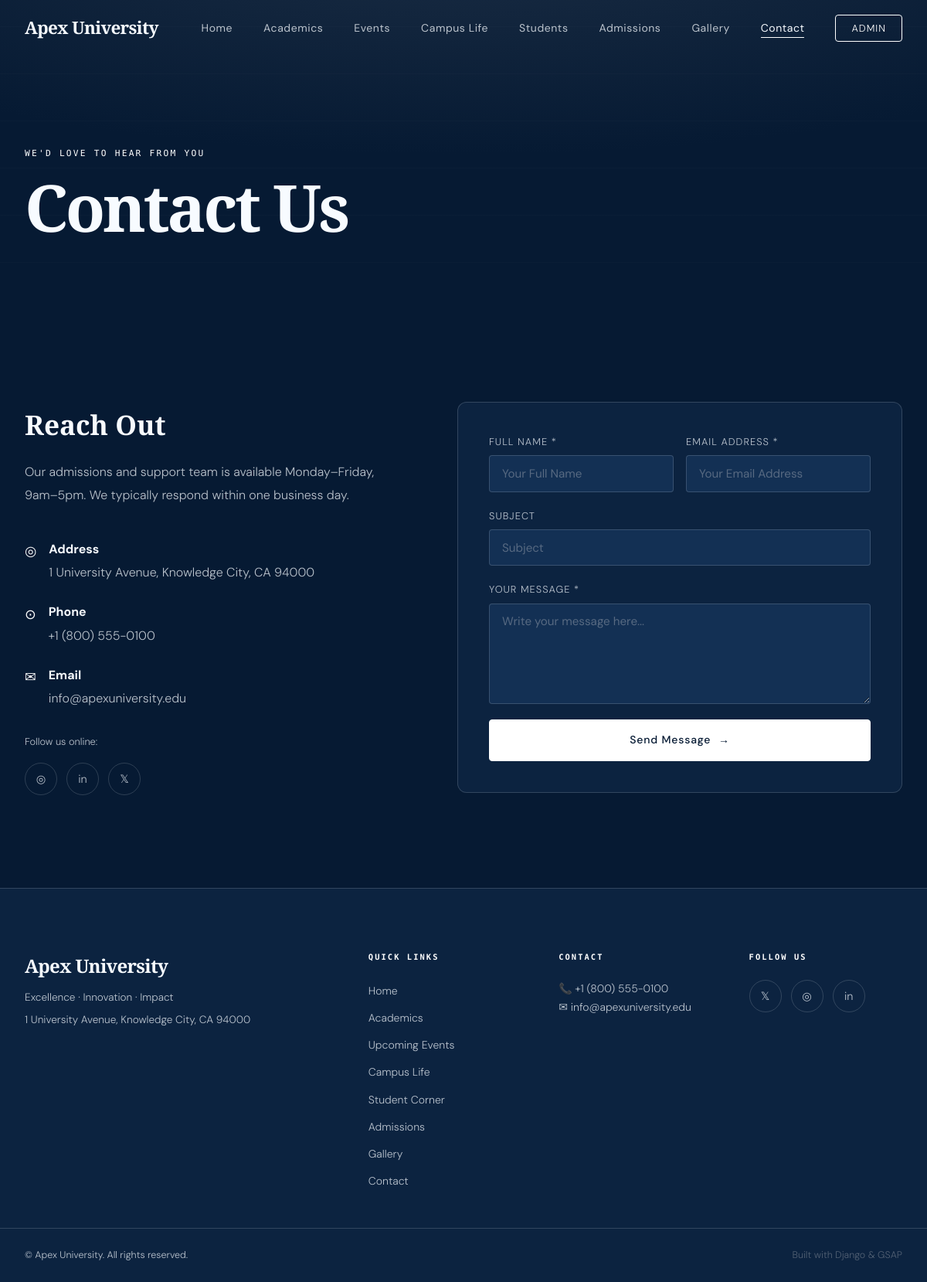
Page /contact/ on the committed database.
### core/models.py (models this page shows, shortened)
class SiteSettings(models.Model):
    college_name = models.CharField(max_length=200, default="Apex University")
    tagline = models.CharField(max_length=300, blank=True)
    logo = models.ImageField(upload_to='site/', blank=True, null=True)
    footer_text = models.TextField(blank=True)
    phone = models.CharField(max_length=50, blank=True)
    email = models.EmailField(blank=True)
    address = models.TextField(blank=True)
    facebook_url = models.URLField(blank=True)
    twitter_url = models.URLField(blank=True)
    instagram_url = models.URLField(blank=True)
    linkedin_url = models.URLField(blank=True)
    youtube_url = models.URLField(blank=True)
    class Meta:
        verbose_name = "Site Settings"
        verbose_name_plural = "Site Settings"

### core/views.py (the view, shortened to what this page needs)
# urls.py: path('contact/', views.contact, name='contact'),
def contact(request):
    site = get_site_settings()
    form = ContactForm()
    context = {
        'form': form,
        'site': site,
        'page': 'contact',
    }
    return render(request, 'core/contact.html', context)

### core/forms.py (shortened to what this page needs)
class ContactForm(forms.ModelForm):
    class Meta:
        model = ContactMessage
        fields = ['name', 'email', 'subject', 'message']
        widgets = {
            'name': forms.TextInput(attrs={
                'placeholder': 'Your Full Name',
                'class': 'form-input',
                'autocomplete': 'name',
            }),
            'email': forms.EmailInput(attrs={
                'placeholder': 'Your Email Address',
                'class': 'form-input',
                'autocomplete': 'email',
            }),
            'subject': forms.TextInput(attrs={
                'placeholder': 'Subject',
                'class': 'form-input',
            }),
            'message': forms.Textarea(attrs={
                'placeholder': 'Write your message here...',
                'class': 'form-textarea',
                'rows': 5,
            }),
        }

### core/views.py (called while the page is built)
def get_site_settings():
    return SiteSettings.objects.first()

### core/templates/core/contact.html (shortened to what this page needs)
{% extends 'core/base.html' %}
{% load static %}
{% block content %}
<section class="page-hero" aria-label="Contact">
  <div class="page-hero-content">
    <div class="section-label">We'd Love to Hear From You</div>
    <h1 class="page-hero-title">Contact Us</h1>
  </div>
  <div class="page-hero-bg" aria-hidden="true"></div>
</section>
<section class="contact-page-section section">
  <div class="container">
    <div class="contact-grid contact-grid--page">
      <div class="contact-info">
        <h2 class="contact-info-title reveal-element">Reach Out</h2>
        <p class="contact-description reveal-element">
          Our admissions and support team is available Monday–Friday, 9am–5pm.
          We typically respond within one business day.
        </p>
        {% if site %}
          {% if site.address %}
          <div class="contact-detail reveal-element">
            <span class="contact-icon" aria-hidden="true">◎</span>
            <div>
              <strong>Address</strong>
              <p>{{ site.address }}</p>
            </div>
          </div>
          {% endif %}
          {% if site.phone %}
          <div class="contact-detail reveal-element">
            <span class="contact-icon" aria-hidden="true">⊙</span>
            <div>
              <strong>Phone</strong>
              <p><a href="tel:{{ site.phone }}">{{ site.phone }}</a></p>
            </div>
          </div>
          {% endif %}
          {% if site.email %}
          <div class="contact-detail reveal-element">
            <span class="contact-icon" aria-hidden="true">✉</span>
            <div>
              <strong>Email</strong>
              <p><a href="mailto:{{ site.email }}">{{ site.email }}</a></p>
            </div>
          </div>
          {% endif %}
        {% endif %}
        <div class="contact-social reveal-element">
          <p class="contact-social-label">Follow us online:</p>
          <div class="social-icons">
            {% if site %}
              {% if site.instagram_url %}<a href="{{ site.instagram_url }}" target="_blank" rel="noopener" aria-label="Instagram">◎</a>{% endif %}
              {% if site.linkedin_url %}<a href="{{ site.linkedin_url }}" target="_blank" rel="noopener" aria-label="LinkedIn">in</a>{% endif %}
              {% if site.twitter_url %}<a href="{{ site.twitter_url }}" target="_blank" rel="noopener" aria-label="Twitter">𝕏</a>{% endif %}
            {% endif %}
          </div>
        </div>
      </div>
      <div class="contact-form-wrap reveal-element">
        <form method="POST" class="contact-form" novalidate>
          <div class="form-row">
            <div class="form-group">
              <label for="id_name">Full Name *</label>
              {{ form.name }}
            </div>
            <div class="form-group">
              <label for="id_email">Email Address *</label>
              {{ form.email }}
            </div>
          </div>
          <div class="form-group">
            <label for="id_subject">Subject</label>
            {{ form.subject }}
          </div>
          <div class="form-group">
            <label for="id_message">Your Message *</label>
            {{ form.message }}
          </div>
          <button type="submit" class="btn btn--primary btn--full">
            Send Message <span class="btn-arrow" aria-hidden="true">→</span>
          </button>
        </form>
      </div>
    </div>
  </div>
</section>
{% endblock %}

### core/templates/core/base.html (shortened to what this page needs)
{% load static %}
<!DOCTYPE html>
<html lang="en">
<head>
  <link rel="stylesheet" href="{% static 'core/css/main.css' %}" />
</head>
<body class="dark-theme">
  <header id="navbar" class="navbar" role="banner">
    <nav class="nav-container" aria-label="Main navigation">
      <a href="{% url 'home' %}" class="nav-logo" aria-label="Homepage">
        {% if site and site.logo %}
          <img src="{{ site.logo.url }}" alt="{{ site.college_name }}" />
        {% else %}
          <span class="logo-text">{% if site %}{{ site.college_name }}{% else %}APEX{% endif %}</span>
        {% endif %}
      </a>
      <ul class="nav-links" role="list">
        <li><a href="{% url 'home' %}#hero" class="nav-link {% if page == 'home' %}active{% endif %}">Home</a></li>
        <li><a href="{% url 'academics' %}" class="nav-link {% if page == 'academics' %}active{% endif %}">Academics</a></li>
        <li><a href="{% url 'events' %}" class="nav-link {% if page == 'events' %}active{% endif %}">Events</a></li>
        <li><a href="{% url 'campus_life' %}" class="nav-link {% if page == 'campus_life' %}active{% endif %}">Campus Life</a></li>
        <li><a href="{% url 'student_corner' %}" class="nav-link {% if page == 'student_corner' %}active{% endif %}">Students</a></li>
        <li><a href="{% url 'admissions' %}" class="nav-link {% if page == 'admissions' %}active{% endif %}">Admissions</a></li>
        <li><a href="{% url 'gallery' %}" class="nav-link {% if page == 'gallery' %}active{% endif %}">Gallery</a></li>
        <li><a href="{% url 'contact' %}" class="nav-link {% if page == 'contact' %}active{% endif %}">Contact</a></li>
        <li><a href="/admin/" class="nav-cta" target="_blank" rel="noopener">Admin</a></li>
      </ul>
    </nav>
  </header>
  <main id="main-content">
    {% block content %}{% endblock %}
  </main>
  <footer class="footer" role="contentinfo">
    <div class="footer-container">
      <div class="footer-brand">
        <p class="footer-name">{% if site %}{{ site.college_name }}{% else %}Apex University{% endif %}</p>
        {% if site and site.tagline %}
          <p class="footer-tagline">{{ site.tagline }}</p>
        {% endif %}
        {% if site and site.address %}
          <p class="footer-address">{{ site.address }}</p>
        {% endif %}
      </div>
      <div class="footer-links">
        <h4 class="footer-heading">Quick Links</h4>
        <ul>
          <li><a href="{% url 'home' %}">Home</a></li>
          <li><a href="{% url 'academics' %}">Academics</a></li>
          <li><a href="{% url 'events' %}">Upcoming Events</a></li>
          <li><a href="{% url 'campus_life' %}">Campus Life</a></li>
          <li><a href="{% url 'student_corner' %}">Student Corner</a></li>
          <li><a href="{% url 'admissions' %}">Admissions</a></li>
          <li><a href="{% url 'gallery' %}">Gallery</a></li>
          <li><a href="{% url 'contact' %}">Contact</a></li>
        </ul>
      </div>
      <div class="footer-contact">
        <h4 class="footer-heading">Contact</h4>
        {% if site %}
          {% if site.phone %}<p>📞 {{ site.phone }}</p>{% endif %}
          {% if site.email %}<p>✉ {{ site.email }}</p>{% endif %}
        {% else %}
          <p>✉ info@apexuniversity.edu</p>
        {% endif %}
      </div>
      <div class="footer-social">
        <h4 class="footer-heading">Follow Us</h4>
        <div class="social-icons">
          {% if site %}
            {% if site.twitter_url %}<a href="{{ site.twitter_url }}" target="_blank" rel="noopener" aria-label="Twitter">𝕏</a>{% endif %}
            {% if site.instagram_url %}<a href="{{ site.instagram_url }}" target="_blank" rel="noopener" aria-label="Instagram">◎</a>{% endif %}
            {% if site.linkedin_url %}<a href="{{ site.linkedin_url }}" target="_blank" rel="noopener" aria-label="LinkedIn">in</a>{% endif %}
          {% else %}
            <a href="#" aria-label="Instagram">◎</a>
            <a href="#" aria-label="LinkedIn">in</a>
            <a href="#" aria-label="Twitter">𝕏</a>
          {% endif %}
        </div>
      </div>
    </div>
    <div class="footer-bottom">
      <p>©  {% if site %}{{ site.college_name }}{% else %}Apex University{% endif %}. All rights reserved.</p>
      <p class="footer-credit">Built with Django &amp; GSAP</p>
    </div>
  </footer>
</body>
</html>

### rows in the picture
SiteSettings: college_name "Apex University", address "1 University Avenue, Knowledge City, CA 94000", phone "+1 (800) 555-0100", email "info@apexuniversity.edu", tagline "Excellence · Innovation · Impact"
